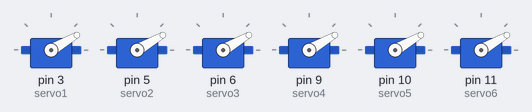
The sketch below on a simulated Arduino Uno, built with avr-gcc and run on an emulated ATmega328P. Shown: 6 × servo. At 2.3 s the program stops and its outputs stay as they are.

Above: at 0.05 s.
At 0.15 s:
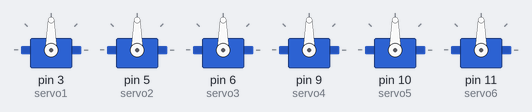
At 0.25 s:
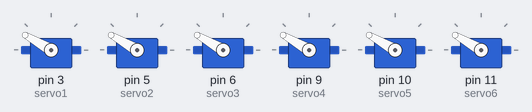
At 0.4 s:
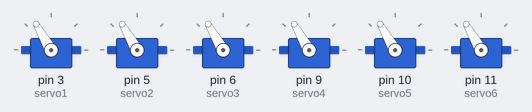
At 0.5 s:
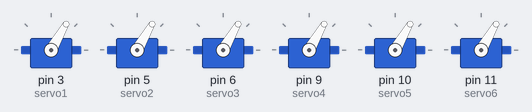
Timing chart, 0 to 3.0 s (numbered marks = the images above):
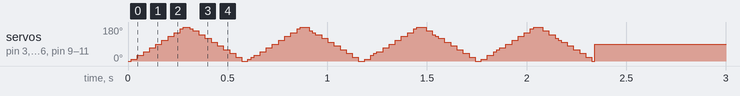

The sketch:

simulation_6_motor_servo.ino
```cpp
#include <Servo.h>

Servo servo1;
Servo servo2;
Servo servo3;
Servo servo4;
Servo servo5;
Servo servo6;

void setup() {
  servo1.attach(3);
  servo2.attach(5);
  servo3.attach(6);
  servo4.attach(9);
  servo5.attach(10);
  servo6.attach(11);
}

void loop() {
  // Sweep for 2 seconds
  unsigned long startTime = millis();
  while (millis() - startTime < 2000) {  // Sweep for 2 seconds
    for (int i = 0; i <= 180; i += 10) {  // Forward sweep
      servo1.write(i);
      servo2.write(i);
      servo3.write(i);
      servo4.write(i);
      servo5.write(i);
      servo6.write(i);
      delay(15);  // Small delay for smooth movement
    }
    for (int i = 180; i >= 0; i -= 10) {  // Backward sweep
      servo1.write(i);
      servo2.write(i);
      servo3.write(i);
      servo4.write(i);
      servo5.write(i);
      servo6.write(i);
      delay(15);
    }
  }

  // Hold all motors at 90 degrees
  servo1.write(90);
  servo2.write(90);
  servo3.write(90);
  servo4.write(90);
  servo5.write(90);
  servo6.write(90);

  // Stop the loop from repeating
  while (true);
}
```
